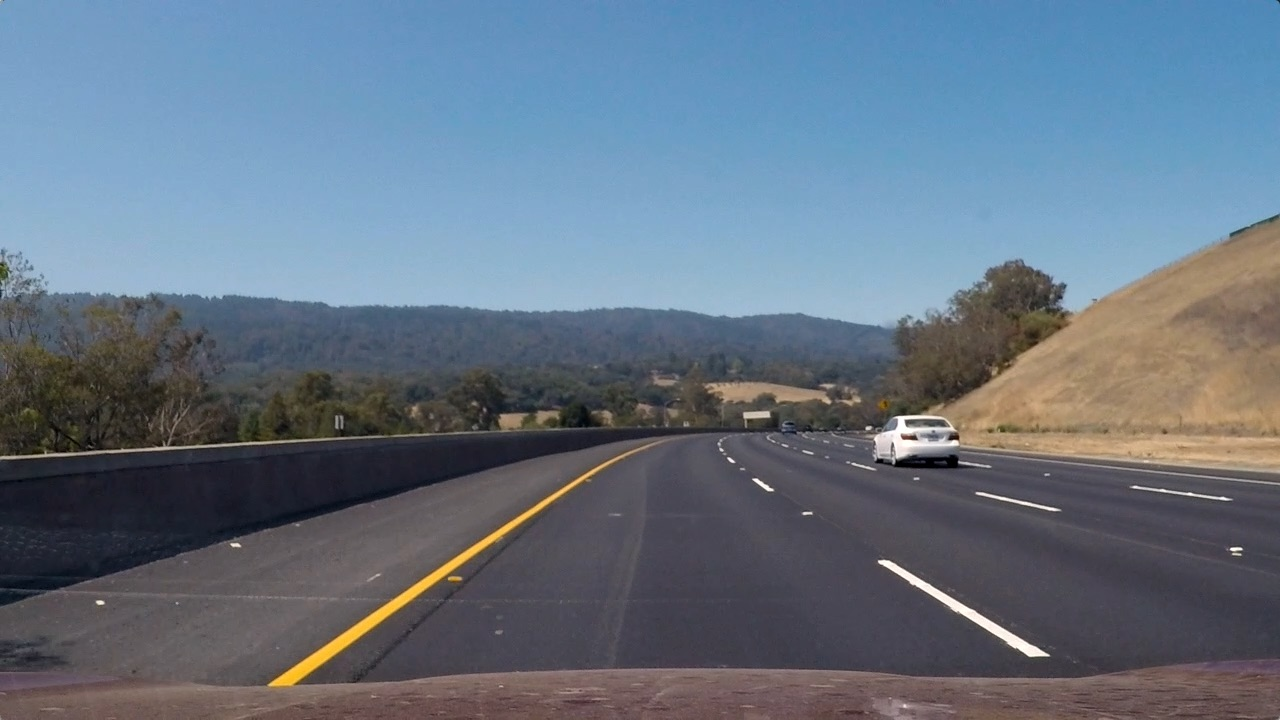
#> input picture test_images/test1.jpg, 1280 x 720 px
$ python -i helper_methods.py   (imports and definitions only)   (older library calls are emulated)
#> lines starting #> are read from the running program, lines starting #| are printed output that depends on the picture; after the words box and inside, x2 and y2 are one past the last pixel; in counts of white or black regions, pixels touching at a corner belong together
"""
Author: YWiyogo
Description: Helper function for P3
"""
import matplotlib.pyplot as plt
import numpy as np
import cv2
from skimage.feature import hog

# Analyzing the training datasets

DEBUG = 1


# [56 lines left out: functions visualize_img, two_cols_vis_imgs, visualize_imgs, not called in this run]


def all_color_thresholding(img):
    """All color"""
    HSV = cv2.cvtColor(img, cv2.COLOR_RGB2HSV)

    # For yellow
    yellow = cv2.inRange(HSV, (20, 100, 100), (50, 255, 255))

    # For white
    sensitivity_1 = 68
    white = cv2.inRange(HSV, (0,0,255-sensitivity_1), (255,20,255))

    sensitivity_2 = 60
    HSL = cv2.cvtColor(img, cv2.COLOR_RGB2HLS)
    white_2 = cv2.inRange(HSL, (0,255-sensitivity_2,0), (255,255,sensitivity_2))
    white_3 = cv2.inRange(img, (200,200,200), (255,255,255))

    bit_layer = yellow | white | white_2 | white_3

    return bit_layer


def s_channel_thresholding(img, thresh_min=170, thresh_max=255):
    """Convert image to HLS and return the S channel and its thresholding"""
    hls = cv2.cvtColor(img, cv2.COLOR_RGB2HLS).astype(np.float)
    s_channel = hls[:, :, 2]
    binary_s = np.zeros_like(s_channel)
    binary_s[(s_channel > thresh_min) & (s_channel <= thresh_max)] = 1
    return s_channel, binary_s


def sobel_color_threshold(img, orient='x', thresh_min=25, thresh_max=100, debug=False):
    """Perform binary thresholding based on Sobel operator and S channel"""
    # Convert to grayscale
    gray = cv2.cvtColor(img, cv2.COLOR_RGB2GRAY)
    # Apply x or y gradient with the OpenCV Sobel() function
    # and take the absolute value

    kernelsize = 3
    if orient == 'x':
        sobel_gray = np.absolute(
            cv2.Sobel(gray, cv2.CV_64F, 1, 0, ksize=kernelsize))
    if orient == 'y':
        sobel_gray = np.absolute(
            cv2.Sobel(gray, cv2.CV_64F, 0, 1, ksize=kernelsize))
    abs_sobel_gray = np.absolute(sobel_gray)
    # Rescale back to 8 bit integer
    scaled_sobel = np.uint8(255 * abs_sobel_gray / np.max(abs_sobel_gray))
    # Note: It's not entirely necessary to convert to 8-bit (range from 0 to
    # 255) but in practice, it can be useful in the event that you've written
    # a function to apply a particular threshold, and you want it to work the
    # same on input images of different scales, like jpg vs. png.

    # Create a copy and apply the binary threshold
    binary_sobel = np.zeros_like(scaled_sobel)
    binary_sobel[(scaled_sobel >= thresh_min) &
                 (scaled_sobel <= thresh_max)] = 1
    # call S channel
    s_channel, binary_s = s_channel_thresholding(img, 190, 255)

    color_thres = all_color_thresholding(img)
    # Stack each channel
    # Note color_binary[:, :, 0] is all 0s, effectively an all black image.
    # It might be beneficial to replace this channel with something else.
    combine_binary = np.dstack(
        (np.zeros_like(color_thres), color_thres, color_thres))
    hls = cv2.cvtColor(img, cv2.COLOR_RGB2HLS).astype(np.float)
    if debug: visualize_imgs((img, hls, s_channel, color_thres, binary_s, combine_binary),
                  ("RGB", "hls", "s_channel", "color_thres",
                   "binary_s", "combine_binary"),
                  (0, 0, 0, 1, 1, 1))
    return combine_binary

# ----------------------------------
# New Helper method for P5
# ----------------------------------


# [49 lines left out: functions convert_rgb_to, show_histogram, show_barplot, not called in this run]

>>> import cv2
>>> picture = cv2.cvtColor(cv2.imread('test_images/test1.jpg'), cv2.COLOR_BGR2RGB)
>>> result = sobel_color_threshold(picture)
#> in s_channel_thresholding, `hls = cv2.cvtColor(img, cv2.COLOR_RGB2HLS).astype(np.float)`:
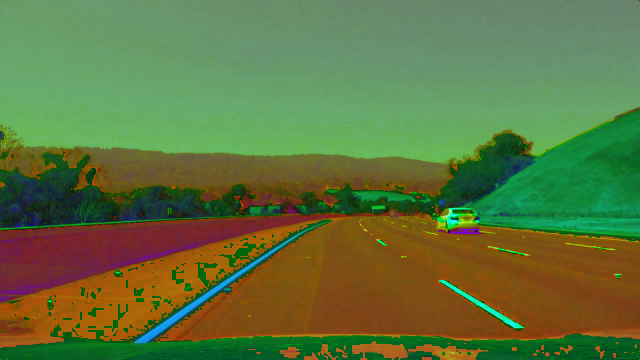
#> hls: shape (720, 1280, 3) float64 (shown at 1/2 size); mean R, G, B 94.8, 115.7, 62.1
#> in s_channel_thresholding, `s_channel = hls[:, :, 2]`:
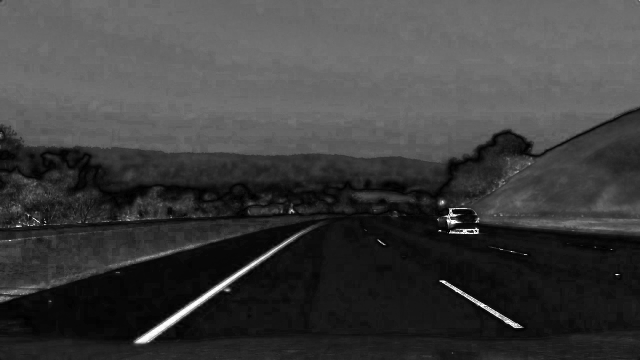
#> s_channel: shape (720, 1280) float64 (shown at 1/2 size); min 0, max 255, mean 62.1
#> in sobel_color_threshold, `s_channel, binary_s = s_channel_thresholding(img, 190, 255)`:
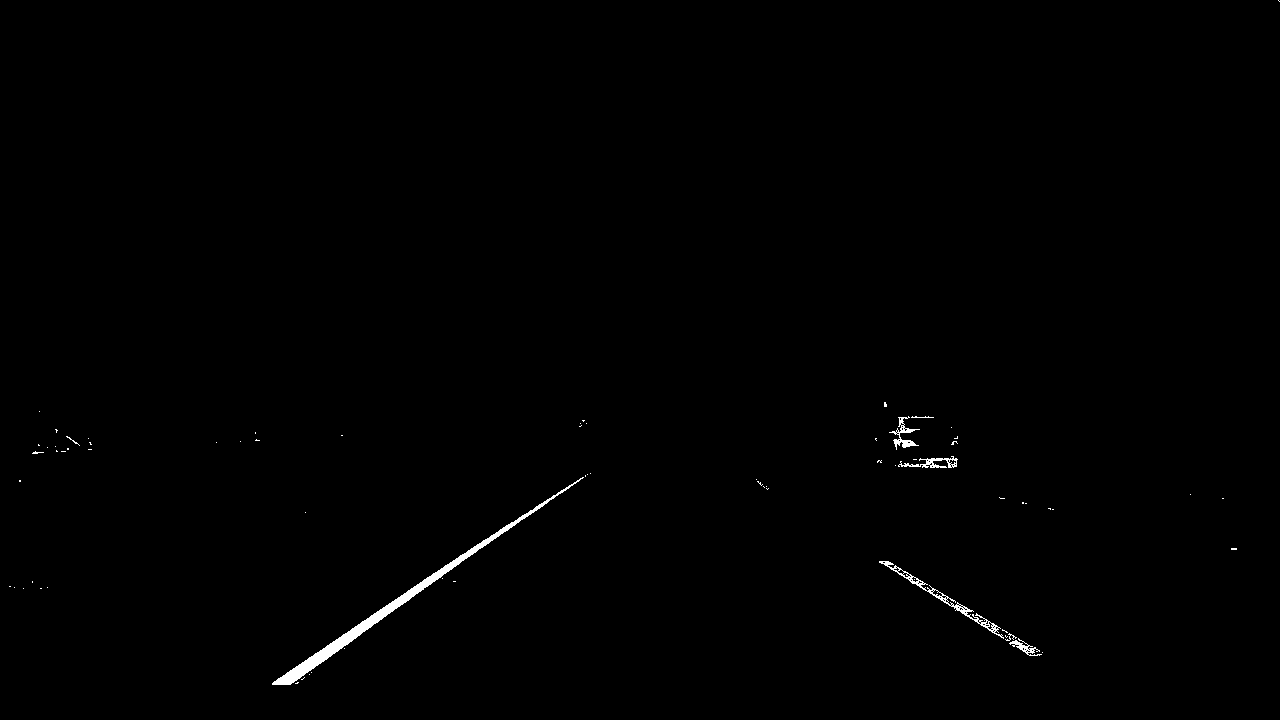
#> binary_s: shape (720, 1280) float64; values 0 (black) and 1 (white), 0.46% white; 73 white regions (65 under 20 px), largest, box (x1, y1, x2, y2) and area: (272, 477, 584, 685) 2619, (879, 561, 1004, 639) 630, (889, 416, 920, 450) 280
#> in all_color_thresholding, `bit_layer = yellow | white | white_2 | white_3`:
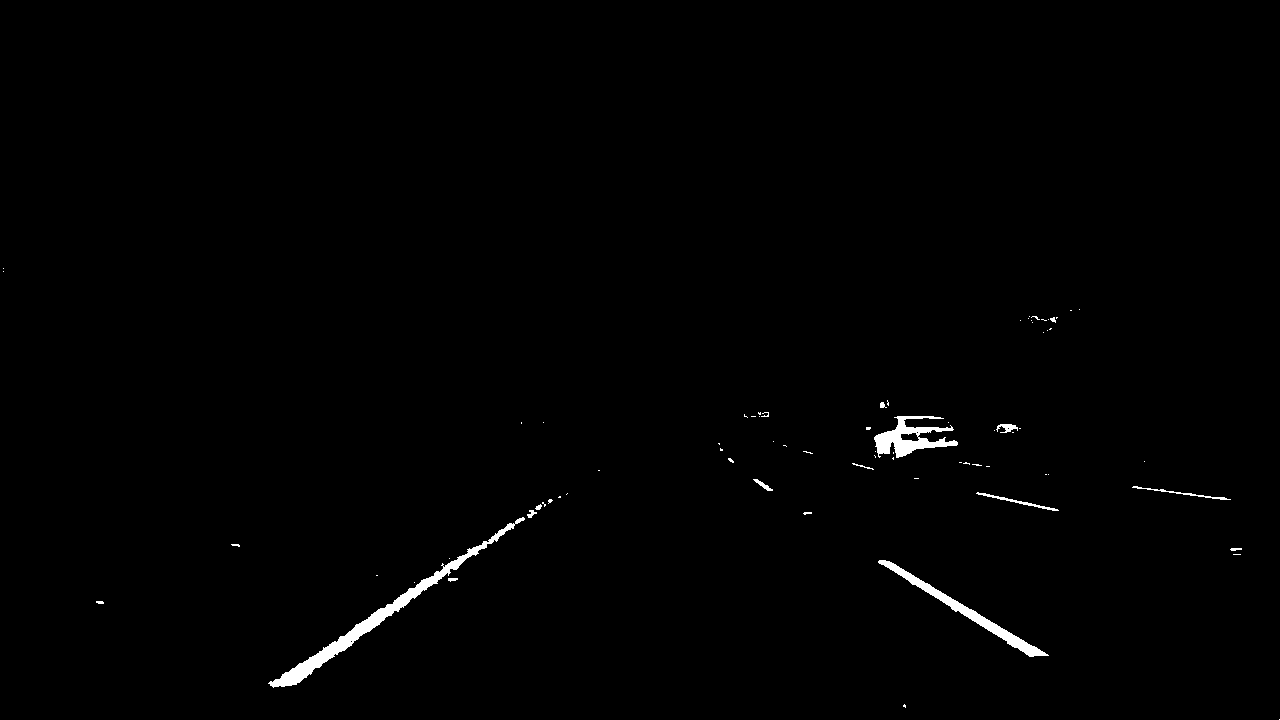
#> bit_layer: shape (720, 1280); 0.78% white; 75 white regions (59 under 20 px), largest, box (x1, y1, x2, y2) and area: (268, 517, 525, 688) 2894, (878, 560, 1049, 657) 1617, (874, 416, 958, 458) 1526

$ run again, on test_images/test3.jpg
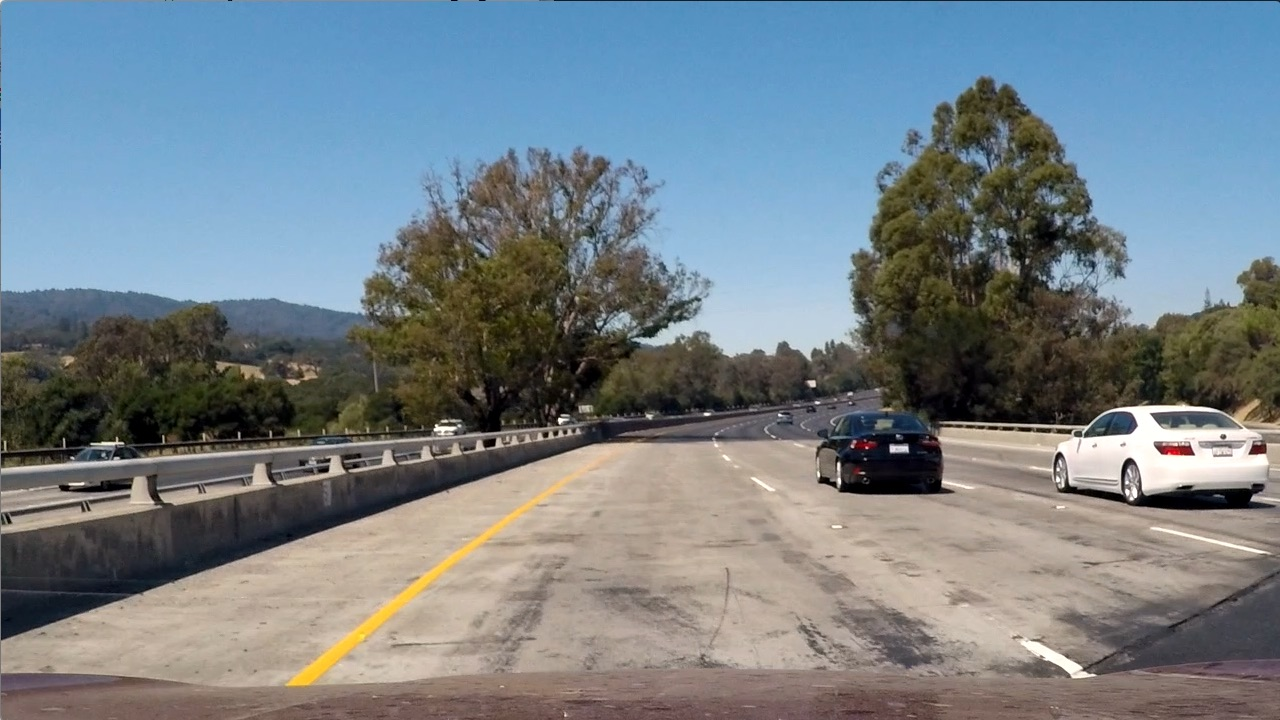
#> input picture test_images/test3.jpg, 1280 x 720 px
#> in sobel_color_threshold, `s_channel, binary_s = s_channel_thresholding(img, 190, 255)`:
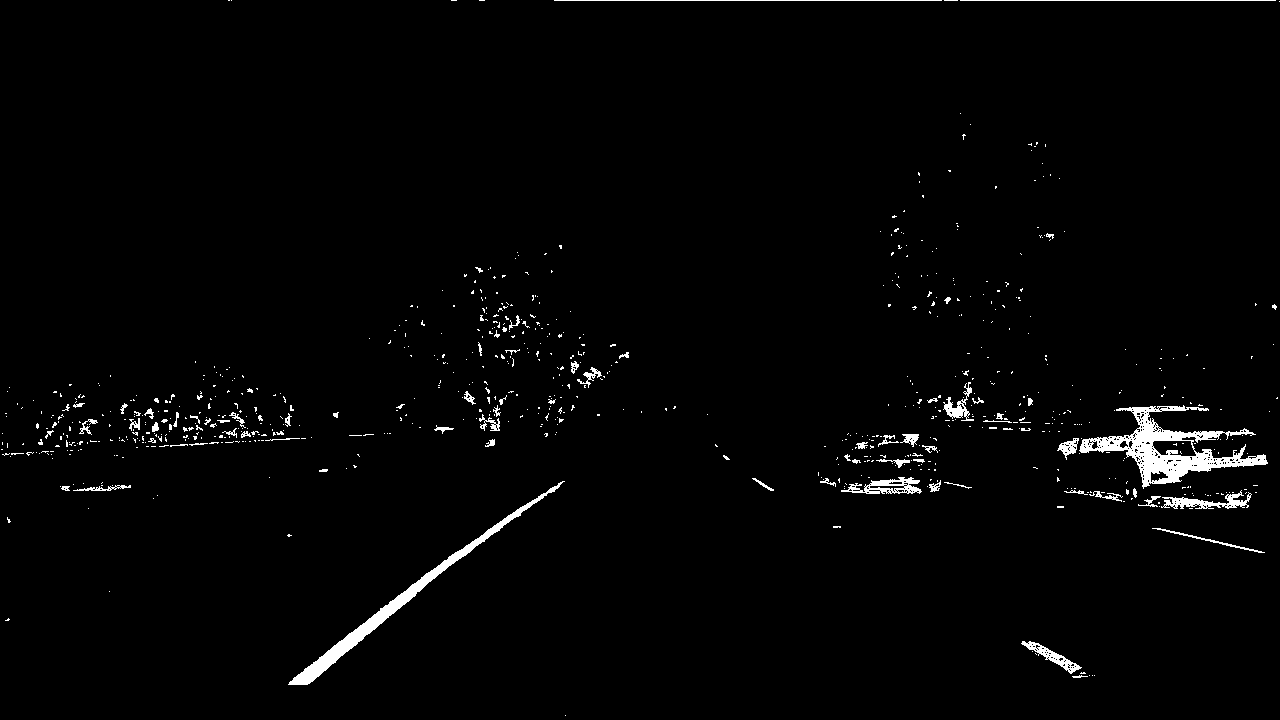
#> binary_s: shape (720, 1280) float64; values 0 (black) and 1 (white), 1.8% white; 771 white regions (695 under 20 px), largest, box (x1, y1, x2, y2) and area: (1079, 405, 1268, 489) 4625, (288, 481, 565, 685) 3039, (1161, 490, 1252, 509) 661
#> HSV: shape (720, 1280, 3); mean H, S, V 60.3, 78, 149.5
#> yellow: shape (720, 1280); 0.6% white; 229 white regions (206 under 20 px), largest, box (x1, y1, x2, y2) and area: (286, 498, 540, 688) 3112, (1225, 306, 1258, 336) 351, (1178, 323, 1202, 343) 180
#> white: shape (720, 1280); 1.3% white; 220 white regions (191 under 20 px), largest, box (x1, y1, x2, y2) and area: (1057, 406, 1268, 492) 8334, (1022, 641, 1082, 675) 575, (9, 460, 131, 472) 331
#> HSL: shape (720, 1280, 3); mean of channels 0, 1, 2 60.2, 126.7, 74.4
#> white_2: shape (720, 1280); 0.56% white; 448 white regions (425 under 20 px), largest, box (x1, y1, x2, y2) and area: (706, 329, 852, 359) 889, (1067, 460, 1123, 490) 825, (641, 321, 698, 345) 442
#> white_3: shape (720, 1280); 1.2% white; 155 white regions (130 under 20 px), largest, box (x1, y1, x2, y2) and area: (1055, 405, 1268, 491) 8780, (1019, 638, 1096, 678) 737, (1151, 527, 1267, 553) 337
#> bit_layer: shape (720, 1280); 2.3% white; 549 white regions (488 under 20 px), largest, box (x1, y1, x2, y2) and area: (1054, 405, 1268, 492) 9650, (286, 498, 540, 688) 3112, (706, 329, 853, 360) 985
#> in sobel_color_threshold, `combine_binary = np.dstack( (np.zeros_like(color_thres), color_thres, ..`:
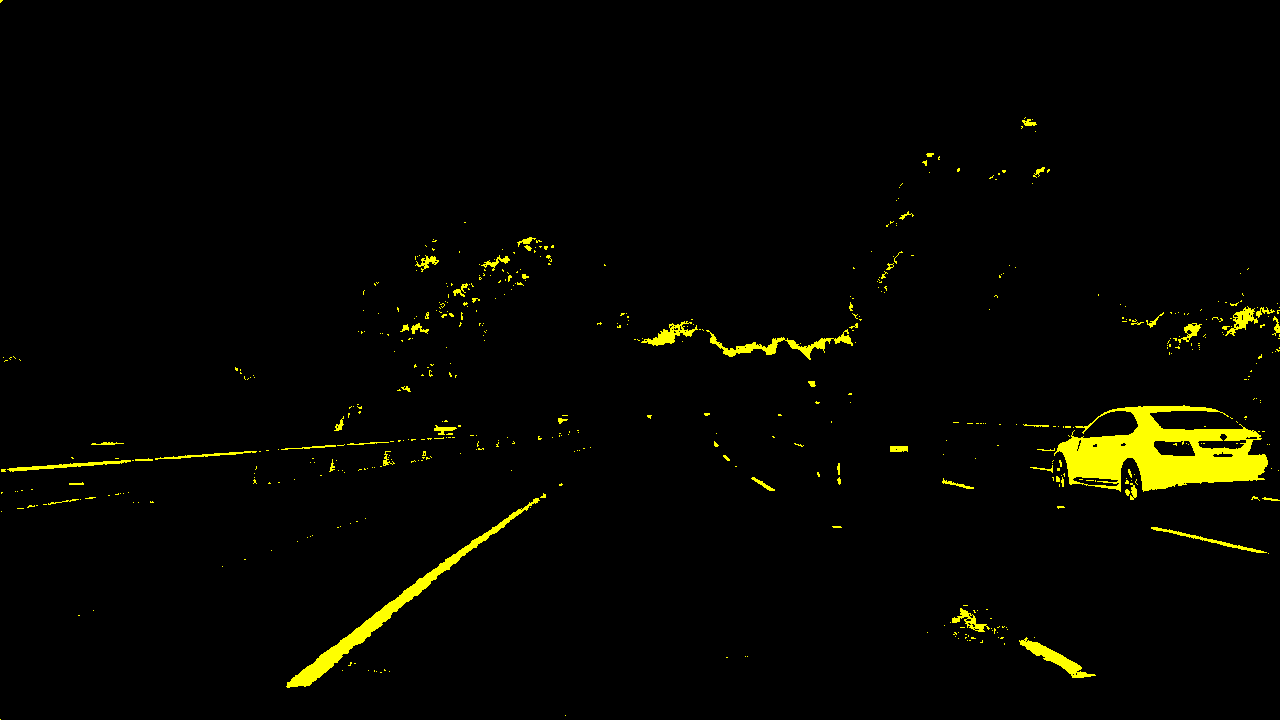
#> combine_binary: shape (720, 1280, 3); mean of channels 0, 1, 2 0, 5.8, 5.8; drawn as B, G, R
